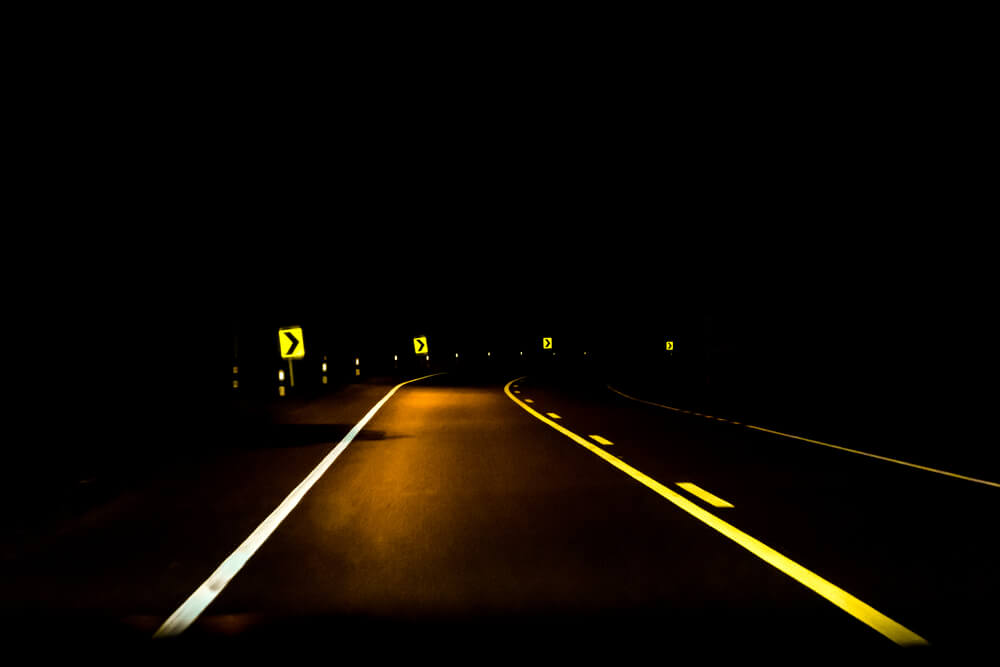
#> input picture colorfulness/input.jpg, 1000 x 667 px
$ python color.py
#> lines starting #> are read from the running program, lines starting #| are printed output that depends on the picture; long printed decimals are rounded
#> further down, image is the input picture: shape (667, 1000, 3); mean B, G, R 2, 7.3, 11.9
from imutils import build_montages
from imutils import paths
import numpy as np
import argparse
import imutils
import cv2
from os import path
import time
import sys

def image_colorfulness(image):
	(B, G, R) = cv2.split(image.astype("float"))
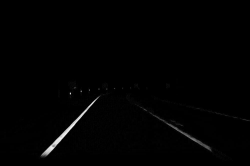
#> B: shape (166, 250) float64; min 0, max 244, mean 2
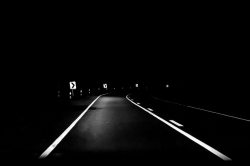
#> G: shape (166, 250) float64; min 0, max 254, mean 7.3
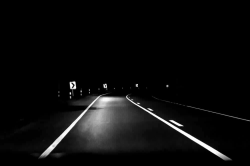
#> R: shape (166, 250) float64; min 0, max 255, mean 11.9
	rg = np.absolute(R - G)
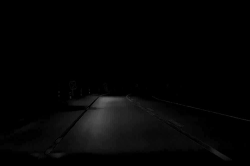
#> rg: shape (166, 250) float64; min 0, max 105, mean 4.6
	yb = np.absolute(0.5 * (R + G) - B)
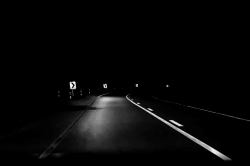
#> yb: shape (166, 250) float64; min 0, max 250.5, mean 7.6
	(rbMean, rbStd) = (np.mean(rg), np.std(rg))
#> rbMean = 4.65; rbStd = 11.89
	(ybMean, ybStd) = (np.mean(yb), np.std(yb))
#> ybMean = 7.65; ybStd = 25.78
	stdRoot = np.sqrt((rbStd ** 2) + (ybStd ** 2))
#> stdRoot = 28.39
	meanRoot = np.sqrt((rbMean ** 2) + (ybMean ** 2))
#> meanRoot = 8.95
	return stdRoot + (0.3 * meanRoot)

while 1==1:
    if path.exists('input.jpg'):
        image = cv2.imread('input.jpg')
        image = imutils.resize(image, width=250)
        C = image_colorfulness(image)
#> C = 31.08

        if C > 50:
            C = 50
        C = C/50
#> C = 0.622

        print(C)
#| 0.6216
        original_stdout = sys.stdout

        with open('output.txt', 'w') as f:
            sys.stdout = f
            print(C)
            sys.stdout = original_stdout
    else:
        print('no image')
    time.sleep(1)

'''image = cv2.imread('input.jpg')
image = imutils.resize(image, width=250)
C = image_colorfulness(image)
print(C)
input()'''
